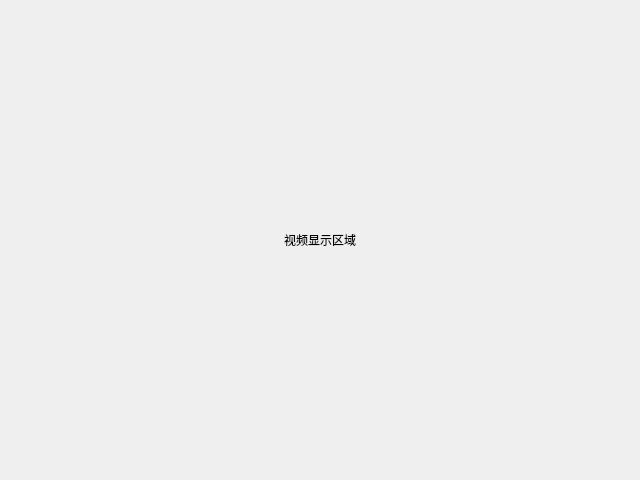
<?xml version="1.0" encoding="UTF-8"?>
<ui version="4.0">
 <class>Video</class>
 <widget class="QDialog" name="Video">
  <property name="geometry">
   <rect>
    <x>0</x>
    <y>0</y>
    <width>640</width>
    <height>480</height>
   </rect>
  </property>
  <property name="windowTitle">
   <string>视频监控</string>
  </property>
  <widget class="QLabel" name="lbl_video">
   <property name="geometry">
    <rect>
     <x>0</x>
     <y>0</y>
     <width>640</width>
     <height>480</height>
    </rect>
   </property>
   <property name="text">
    <string>视频显示区域</string>
   </property>
   <property name="alignment">
    <set>Qt::AlignCenter</set>
   </property>
  </widget>
 </widget>
 <resources/>
 <connections/>
</ui>
